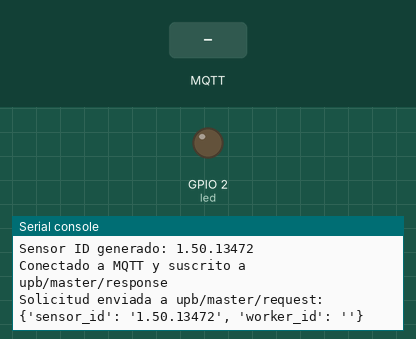
Simulated run of this program. Board: ESP32 board running MicroPython. Parts: output pins drawn as LEDs (lit = HIGH), the last lines printed to the serial console. The inputs (shaded band) are chosen by the test bench. WiFi joins after 1.5 s; the clock reads 2024-03-15 10:24:30 at power-on unless the program sets it; no MQTT or app messages arrive unless stated.

Above: at 3.4 s.
3.5 s: MQTT message "1" arrives on the first subscribed topic
At 4.8 s:
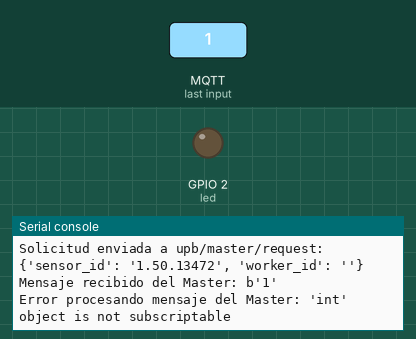
5.2 s: MQTT message "on" arrives on the first subscribed topic
At 6.1 s:
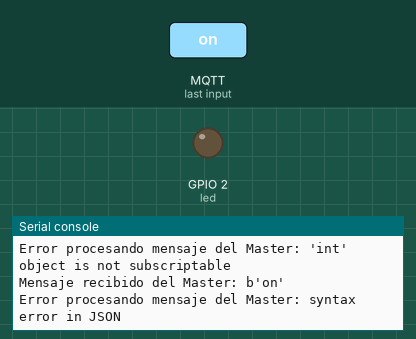
6.7 s: MQTT message "off" arrives on the first subscribed topic
At 7.3 s:
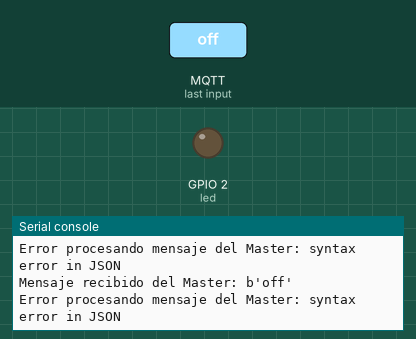

Measured:
- after the input at 3.5 s, the serial console: prints a new line after 0.22 s (image 1)
- after the input at 5.2 s, the serial console: prints a new line at once (image 2)
- after the input at 6.7 s, the serial console: prints a new line at once (image 3)

The program:

main.py
```python
from umqtt.simple import MQTTClient
import ujson
import time

# Conexión MQTT
def connect_mqtt():
    client = MQTTClient(sensor_id, BROKER, port=PORT)
    client.set_callback(on_message)
    client.connect()
    client.subscribe(TOPIC_RESPONSE)
    print(f"Conectado a MQTT y suscrito a {TOPIC_RESPONSE}")
    return client

# Manejo de mensajes del Worker
def worker_handler(msg):
    try:
        print("Mensaje recibido del Worker:", msg)
        data = ujson.loads(msg.decode("utf-8"))
        freq = float(data["freq"])
        iteration = int(data["iteration"])

        print(f"Tarea recibida: freq={freq}, iteration={iteration}")
        execute_task(freq, iteration)
    except Exception as e:
        print("Error procesando mensaje del Worker:", e)

# Manejo de mensajes del Master
def master_handler(client, msg):
    global sensor_id, worker_id, TOPIC_WORKER_REQ, TOPIC_WORKER_RES
    try:
        print("Mensaje recibido del Master:", msg)
        data = ujson.loads(msg.decode("utf-8"))
        sensor_id_ = data["sensor_id"]

        if sensor_id_ == sensor_id:
            worker_id = data["worker_id"]
            TOPIC_WORKER_RES = f"upb/{worker_id}/response"
            TOPIC_WORKER_REQ = f"upb/{worker_id}/request"

            print(f"Suscribiéndose a {TOPIC_WORKER_RES}")
            client.subscribe(TOPIC_WORKER_RES)
            send_request(client, TOPIC_WORKER_REQ)
    except Exception as e:
        print("Error procesando mensaje del Master:", e)

# Callback de mensajes MQTT
def on_message(topic, msg):
    global client
    topic = topic.decode('utf-8')
    if topic == TOPIC_RESPONSE:
        master_handler(client, msg)
    elif topic == TOPIC_WORKER_RES:
        worker_handler(msg)

# Ejecutar la tarea del Worker
def execute_task(freq, iteration):
    global client, worker_id, TOPIC_WORKER_REQ, TOPIC_WORKER_RES
    for _ in range(iteration):
        led.on()
        time.sleep(freq)
        led.off()
        time.sleep(freq)

    # Una vez completada la tarea, enviar solicitud al Master
    print("Tarea completada, solicitando nueva asignación")
    TOPIC_WORKER_REQ = ""
    TOPIC_WORKER_RES = ""
    send_request(client, TOPIC_REQUEST)

# Enviar solicitudes al Master o Worker
def send_request(client, topic):
    global worker_id, sensor_id
    request_data = {
        "sensor_id": sensor_id,
        "worker_id": worker_id
    }
    client.publish(topic, ujson.dumps(request_data))
    print(f"Solicitud enviada a {topic}:", request_data)

# Main
try:
    client = connect_mqtt()
    send_request(client, TOPIC_REQUEST)
    while True:
        client.check_msg()
        time.sleep(0.5)
except KeyboardInterrupt:
    print("Ejecución interrumpida por el usuario.")
except Exception as e:
    print("Error en el programa:", e)
finally:
    if client:
        client.disconnect()
    print("Cliente MQTT desconectado.")
```

boot.py
```python
import network
import time
import machine
import ntptime

def connect_to_wifi(ssid, password):
    wlan = network.WLAN(network.STA_IF)
    wlan.active(True)
    if not wlan.isconnected():
        print("Conectando a la red Wi-Fi...")
        wlan.connect(ssid, password)
        while not wlan.isconnected():
            time.sleep(1)
    print("Conectado a Wi-Fi:", wlan.ifconfig())

def generate_sensor_id():
    wlan = network.WLAN(network.STA_IF)
    ip_last_digits = wlan.ifconfig()[0].split(".")[-2:]
    ntptime.settime()
    timestamp = int(time.time()) % 100000
    sensor_id = ".".join(ip_last_digits) + f".{timestamp}"
    print("Sensor ID generado:", sensor_id)
    return sensor_id

# Configuración Wi-Fi
SSID = "Entel 98"
PASSWORD = "Lacaidadel95COMO76"
connect_to_wifi(SSID, PASSWORD)

# Creacion sensor_id
sensor_id = generate_sensor_id()

# Configuración MQTT
BROKER = "research.upb.edu"
PORT = 21512
TOPIC_REQUEST = "upb/master/request"
TOPIC_RESPONSE = "upb/master/response"
worker_id = ""
TOPIC_WORKER_REQ = ""
TOPIC_WORKER_RES = ""

# LED interno del ESP32
led = machine.Pin(2, machine.Pin.OUT)
```
